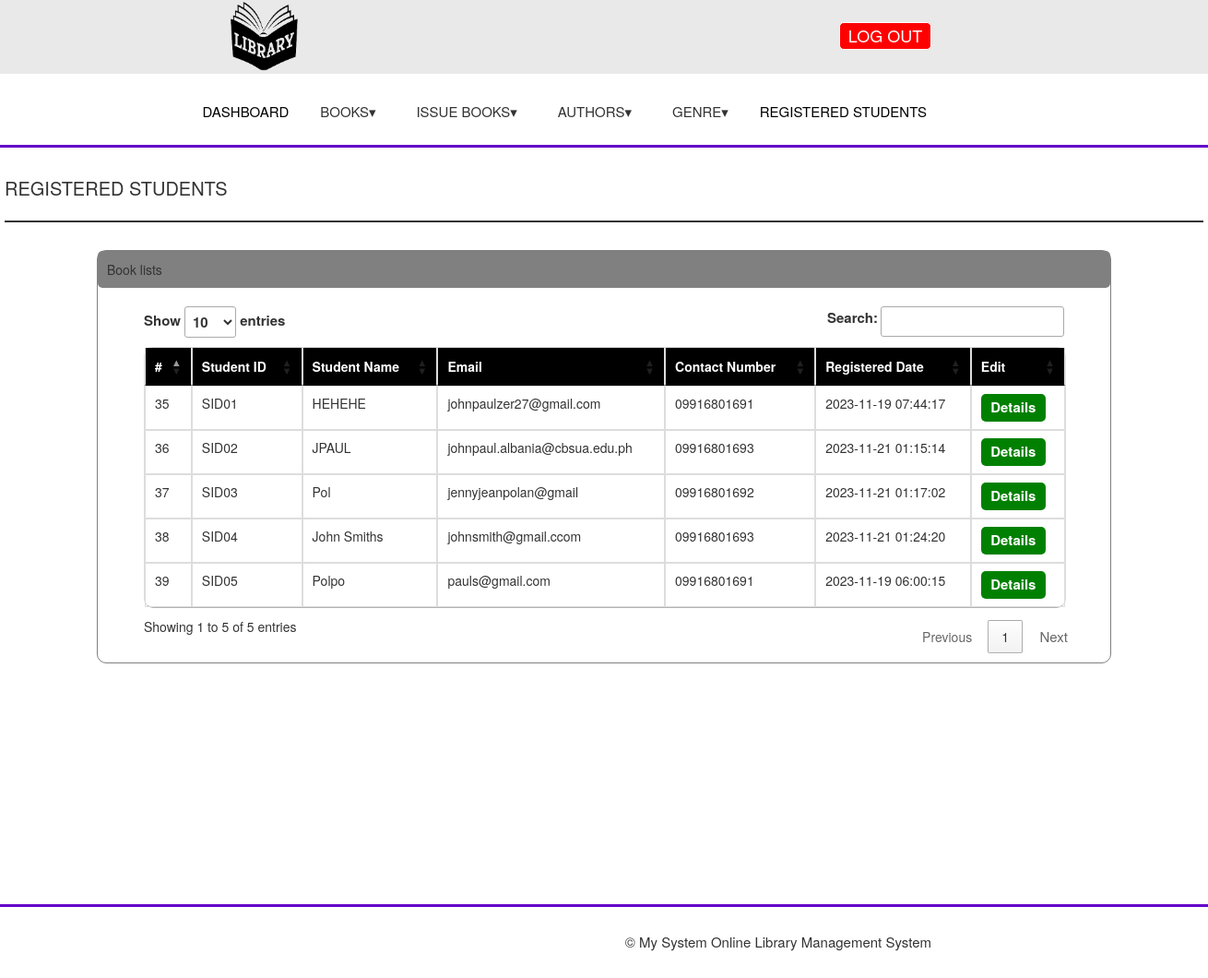
Screenshot of /admin/reg.php with the database file from the repository.
### tables this page shows
CREATE TABLE `tbsignup` (
  `id` int(10) NOT NULL,
  `fullname` varchar(100) NOT NULL,
  `mobilenumber` varchar(11) NOT NULL,
  `Email` varchar(100) NOT NULL,
  `password` varchar(100) NOT NULL,
  `SID` varchar(30) NOT NULL,
  `regdate` timestamp NOT NULL DEFAULT current_timestamp()
);

### admin/toreg.php (the view, shortened to what this page needs)
<?php
include "../connet.php";
$query = "SELECT * FROM tbsignup";
$result = mysqli_query($db, $query);
if ($result) {
    if (mysqli_num_rows($result) > 0) {
        while ($row = mysqli_fetch_assoc($result)) {
            echo "<tr>";
            echo "<td style='text-align: left;'>{$row['id']}</td>";
            echo "<td style='text-align: left;'>{$row['SID']}</td>";
            echo "<td style='text-align: left;'>{$row['fullname']}</td>";
            echo "<td style='text-align: left;'>{$row['Email']}</td>";
            echo "<td style='text-align: left;'>{$row['mobilenumber']}</td>";
            echo "<td style='text-align: left;'>{$row['regdate']}</td>";
            echo "<td>";
            echo "<button onclick='StudentDetails(\"{$row['SID']}\")' style='border: 0px solid; height: 30px; width: 70px; border-radius: 5px; background-color: green; color: white; font-size: 15px; font-weight: bold;'>Details</button>";
            echo "</td>";
            echo "</tr>";
        }
    } else {
        echo "<tr><td colspan='3'>No matching records found.</td></tr>";
    }
} else {
    echo "<tr><td colspan='3'>Error fetching students: " . mysqli_error($db) . "</td></tr>";
}
?>

### extend/style.css (style rules this page uses)
html, body, div, span, object, iframe, h1, h2, h3, h4, h5, h6, p, blockquote, pre, abbr, address, cite, code, del, dfn, em, img, ins, kbd, q, samp, small, strong, sub, sup, var, b, i, dl, dt, dd, ol, ul, li, fieldset, form, label, legend, table, caption, tbody, tfoot, thead, tr, th, td, article, aside, canvas, details, figcaption, figure, footer, header, hgroup, menu, nav, section, summary, time, mark, audio, video { margin: 0; padding: 0; border: 0; outline: 0; font-size: 100%; vertical-align: baseline; background: transparent; }
body { line-height: 1; }
* { box-sizing: border-box; }

### rows the page displays
tbsignup: id "35", SID "SID01", fullname "HEHEHE", Email "johnpaulzer27@gmail.com", mobilenumber "09916801691", regdate "2023-11-19 07:44:17"
tbsignup: id "36", SID "SID02", fullname "JPAUL", Email "johnpaul.albania@cbsua.edu.ph", mobilenumber "09916801693", regdate "2023-11-21 01:15:14"
tbsignup: id "37", SID "SID03", fullname "Pol", Email "jennyjeanpolan@gmail", mobilenumber "09916801692", regdate "2023-11-21 01:17:02"
tbsignup: id "38", SID "SID04", fullname "John Smiths", Email "johnsmith@gmail.ccom", mobilenumber "09916801693", regdate "2023-11-21 01:24:20"
tbsignup: id "39", SID "SID05", fullname "Polpo", Email "pauls@gmail.com", mobilenumber "09916801691", regdate "2023-11-19 06:00:15"
